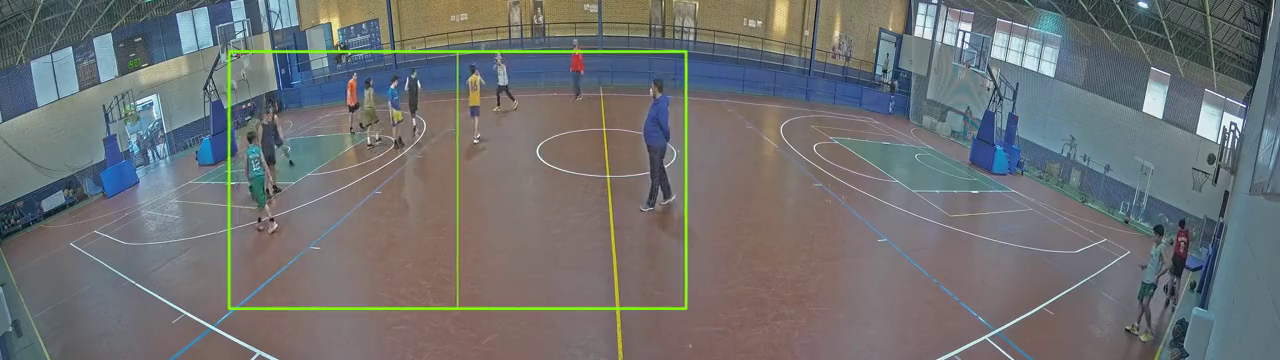
#> input picture frame 45 of site/public/clips/broadcasting_source.mp4, 1280 x 360 px, given in place of spurs_play_fist21.mp4, which was not available
$ python track_ball.py
#> lines starting #> are read from the running program, lines starting #| are printed output that depends on the picture; pictures that were not available may be replaced by others from this repository, and a replacement may not be noted
### EyeBall/KalmanFilter.py
import numpy as np
from scipy.optimize import linear_sum_assignment

class KalmanFilter(object):
    """Kalman Filter class keeps track of the estimated state of
    the system and the variance or uncertainty of the estimate.
    Predict and Correct methods implement the functionality
    Reference: https://en.wikipedia.org/wiki/Kalman_filter
    Attributes: None
    """

    # [82 lines left out: functions __init__, predict, correct, not called in this run]


"""uses code from https://github.com/srianant/kalman_filter_multi_object_tracking"""
class Track(object):
    """Track class for every object to be tracked
    """

    # [13 lines left out: function __init__, not called in this run]


class Tracker(object):
    """Tracker class that updates track vectors of object tracked
    Attributes:
        None
    """

    def __init__(self, dist_thresh, max_frames_to_skip, max_trace_length,
                 trackIdCount):
        """Initialize variable used by Tracker class
        Args:
            dist_thresh: distance threshold. When exceeds the threshold,
                         track will be deleted and new track is created
            max_frames_to_skip: maximum allowed frames to be skipped for
                                the track object undetected
            max_trace_lenght: trace path history length
            trackIdCount: identification of each track object
        Return:
            None
        """
        self.dist_thresh = dist_thresh
        self.max_frames_to_skip = max_frames_to_skip
        self.max_trace_length = max_trace_length
        self.tracks = []
        self.trackIdCount = trackIdCount

    def Update(self, detections):
        """Update tracks vector using following steps:
            - Create tracks if no tracks vector found
            - Calculate cost using sum of square distance
              between predicted vs detected centroids
            - Using Hungarian Algorithm assign the correct
              detected measurements to predicted tracks
              https://en.wikipedia.org/wiki/Hungarian_algorithm
            - Identify tracks with no assignment, if any
            - If tracks are not detected for long time, remove them
            - Now look for un_assigned detects
            - Start new tracks
            - Update KalmanFilter state, lastResults and tracks trace
        Args:
            detections: detected centroids of object to be tracked
        Return:
            None
        """

        # Create tracks if no tracks vector found
        if (len(self.tracks) == 0):
            for i in range(len(detections)):
                track = Track(detections[i], self.trackIdCount)
                self.trackIdCount += 1
                self.tracks.append(track)

        # Calculate cost using sum of square distance between
        # predicted vs detected centroids
        N = len(self.tracks)
        M = len(detections)
        cost = np.zeros(shape=(N, M))   # Cost matrix
        for i in range(len(self.tracks)):
            for j in range(len(detections)):
                try:
                    diff = self.tracks[i].prediction - detections[j]
                    distance = np.sqrt(diff[0][0]*diff[0][0] +
                                       diff[1][0]*diff[1][0])
                    cost[i][j] = distance
                except:
                    pass

        # Let's average the squared ERROR
        cost = (0.5) * cost
        # Using Hungarian Algorithm assign the correct detected measurements
        # to predicted tracks
        assignment = []
        for _ in range(N):
            assignment.append(-1)
        row_ind, col_ind = linear_sum_assignment(cost)
        for i in range(len(row_ind)):
            assignment[row_ind[i]] = col_ind[i]

        # Identify tracks with no assignment, if any
        un_assigned_tracks = []
        for i in range(len(assignment)):
            if (assignment[i] != -1):
                # check for cost distance threshold.
                # If cost is very high then un_assign (delete) the track
                if (cost[i][assignment[i]] > self.dist_thresh):
                    assignment[i] = -1
                    un_assigned_tracks.append(i)
                pass
            else:
                self.tracks[i].skipped_frames += 1

        # If tracks are not detected for long time, remove them
        del_tracks = []
        for i in range(len(self.tracks)):
            if (self.tracks[i].skipped_frames > self.max_frames_to_skip):
                del_tracks.append(i)
        if len(del_tracks) > 0:  # only when skipped frame exceeds max
            for id in del_tracks:
                if id < len(self.tracks):
                    del self.tracks[id]
                    del assignment[id]
                else:
                    print("ERROR: id is greater than length of tracks")

        # Now look for un_assigned detects
        un_assigned_detects = []
        for i in range(len(detections)):
                if i not in assignment:
                    un_assigned_detects.append(i)

        # Start new tracks
        if(len(un_assigned_detects) != 0):
            for i in range(len(un_assigned_detects)):
                track = Track(detections[un_assigned_detects[i]],
                              self.trackIdCount)
                self.trackIdCount += 1
                self.tracks.append(track)

        # Update KalmanFilter state, lastResults and tracks trace
        for i in range(len(assignment)):
            self.tracks[i].KF.predict()

            if(assignment[i] != -1):
                self.tracks[i].skipped_frames = 0
                self.tracks[i].prediction = self.tracks[i].KF.correct(
                                            detections[assignment[i]], 1)
            else:
                self.tracks[i].prediction = self.tracks[i].KF.correct(
                                            np.array([[0], [0]]), 0)

            if(len(self.tracks[i].trace) > self.max_trace_length):
                for j in range(len(self.tracks[i].trace) -
                               self.max_trace_length):
                    del self.tracks[i].trace[j]
            #print(self.tracks[i].prediction)
            self.tracks[i].trace.append(self.tracks[i].prediction)
            self.tracks[i].KF.lastResult = self.tracks[i].prediction

### EyeBall/track_ball.py
# https://www.pyimagesearch.com/2015/09/14/ball-tracking-with-opencv/

from collections import deque
import numpy as np
import cv2
import imutils
import time
from scipy.optimize import linear_sum_assignment
from KalmanFilter import KalmanFilter, Track, Tracker


# define the lower and upper boundaries of the "green" ball in the HSV color space, then initialize the list of tracked points
# ball_steph2: (10, 174, 138), low = (8, 160, 130), high = (12, 180, 150)
# ball_jordan3 = (7, 154, 86) low = (6,145,75), high = (9, 165, 95) https://imagecolorpicker.com/, https://opencv-python-tutroals.readthedocs.io/en/latest/py_tutorials/py_imgproc/py_colorspaces/py_colorspaces.html
ballColorLower = (20,50,110) # (40,130,100) # for 2ktest #(8,150,110) #(3,100,110) # (3,140,75)#(5,140,75)
ballColorUpper = (50,90,160) # (100,200,200) # for 2ktest #(14,255,255)#(10, 170, 95)
ballColorLower_BGR = np.uint8([[list((20, 50, 110))]])  # Lower
ballColorUpper_BGR = np.uint8([[list((90, 255, 255))]])  # Upper

# Convert to HSV
ballColorLower_HSV = cv2.cvtColor(ballColorLower_BGR, cv2.COLOR_BGR2HSV)[0][0]
ballColorUpper_HSV = cv2.cvtColor(ballColorUpper_BGR, cv2.COLOR_BGR2HSV)[0][0]
lower_area = 20 # 350#20
upper_area = 200 # 700#200
dist = 150
frames = 40
trace = 3500

pts = deque(maxlen=64)  # maintain a list of the past N (x, y)-locations of the ball in our video stream. Maintaining such a queue allows us to draw the “contrail” of the ball as its being tracked.

play_name = 'fist21'
video = '/Users/Sameer/Documents/Coding/Muse/EyeBall/videos/spurs_play_'+play_name+'.mp4'
vs = cv2.VideoCapture(video)
hasFrame, frame = vs.read()
#> frame is the input picture: shape (360, 1280, 3); mean B, G, R 113.9, 113.5, 110.8
output_path = '/Users/Sameer/Documents/Coding/Muse/EyeBall/videos/output'+play_name+'_output.mp4'
vid_writer = cv2.VideoWriter(output_path, cv2.VideoWriter_fourcc('M', 'J', 'P', 'G'), 10, (frame.shape[1], frame.shape[0]))

# allow the camera or video file to warm up
time.sleep(2.0)

tracker = Tracker(dist, frames, trace, 1)

count=0 #for counting the frames that have passed since the last pass
counter=0 #for counting the pts in the queue
passcount=0 #for counting passes
startCount=30 #for accounting for the first 30 frames
# keep looping until 'q' is pressed or video ends
while True:
    # grab the current frame
    hasFrame, frame = vs.read()
    possiblePass = False
    # reached the end of the video
    if frame is None:
        break

    gray = cv2.cvtColor(frame, cv2.COLOR_BGR2GRAY)
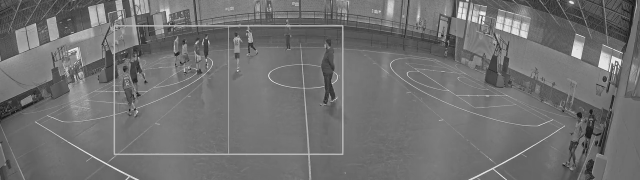
#> gray: shape (360, 1280) (shown at 1/2 size); min 1, max 255, mean 112.7
    # Blur using 3 * 3 kernel.
    gray_blurred = cv2.GaussianBlur(gray, (3, 3), 0) # cv2.blur(gray, (3, 3))

    # resize the frame, blur it, and convert it to the HSV color space
    #frame = imutils.resize(frame, width=1000) # process the frame faster, leading to an increase in FPS
    blurred = cv2.GaussianBlur(frame, (11, 11), 0) # reduce high frequency noise and allow us to focus on the structural objects
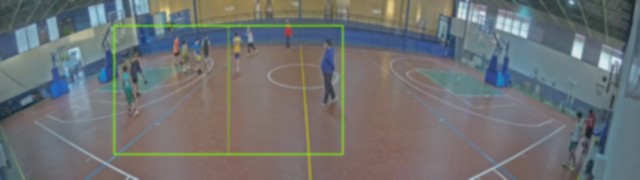
#> blurred: shape (360, 1280, 3) (shown at 1/2 size); mean B, G, R 113.8, 113.5, 110.7
    hsv = cv2.cvtColor(blurred, cv2.COLOR_BGR2HSV)
#> hsv: shape (360, 1280, 3); mean H, S, V 75.1, 53.8, 126.4
    # cv2.imshow("blurred",blurred)
    cv2.imshow("hsv",hsv)
    # construct a mask for the color, then perform a series of dilations and erosions to remove any small blobs left in the mask

    element = None #np.ones((5,5)).astype(np.uint8) # element for morphology, default None
    mask = cv2.inRange(hsv, ballColorLower_HSV, ballColorUpper_HSV) # handles the actual localization of the ball
#> mask: shape (360, 1280); every value is 0
    mask = cv2.erode(mask, element, iterations=2) # erode and dilate to remove small blobs
    mask = cv2.dilate(mask, element, iterations=2)
    cv2.imshow("mask",mask)

    # find contours in the mask and initialize the current (x, y) center of the ball
    cnts = cv2.findContours(mask.copy(), cv2.RETR_EXTERNAL,
        cv2.CHAIN_APPROX_SIMPLE)
#> cnts = 0 contours
    cnts = imutils.grab_contours(cnts)
#> cnts = []
    center = None

    cntr = ([[-1], [-1]])
    # only proceed if at least one contour was found
    if len(cnts) > 0:
        # find the largest contour in the mask, then use it to compute the minimum enclosing circle and centroid

        # detect near-circles in the hsv filtered image
        contour_list = []
        circularity_list = []
        for contour in cnts:
            epsilon = 0.2*cv2.arcLength(contour,True)
            approx = cv2.approxPolyDP(contour,epsilon,True)
            area = cv2.contourArea(contour)
            # Filter based on length and area
            if (1 < len(approx) < 1000) & (upper_area > area > lower_area):

                contour_list.append(contour)
                area = cv2.contourArea(contour)
                perimeter = cv2.arcLength(contour,True)
                circularity = (4*np.pi * area) / (perimeter**2)
                circularity_list.append(circularity)

        cv2.drawContours(frame, contour_list,  -1, (255,0,0), 2)


        # if picking based on circularity
        if contour_list != []:
            most_circ = circularity_list[0]
            c = contour_list[0]
            for i in range(len(circularity_list)):
                if circularity_list[i] > most_circ:
                    most_circ=circularity_list[i]
                    c = contour_list[i]
        else:
            vid_writer.write(frame)
            # show the frame to our screen
            cv2.imshow("Frame", frame)
            cv2.waitKey()
            key = cv2.waitKey(1) & 0xFF

            # if the 'q' key is pressed, stop the loop
            if key == ord("q"):
                break
            continue

        # if picking based on contour area
        #c = max(cnts, key=cv2.contourArea) # largest contour

        ((x, y), radius) = cv2.minEnclosingCircle(c)
        M = cv2.moments(c)
        cX = int(M["m10"] / M["m00"])
        cY = int(M["m01"] / M["m00"])
        center = (int(M["m10"] / M["m00"]), int(M["m01"] / M["m00"]))

        cntr = ([[cX], [cY]])

        # only proceed if the radius meets a minimum size
        #if radius > 10:
            #if c in contour_list:
            # draw the circle and centroid on the frame, then update the list of tracked points
        cv2.circle(frame, (int(x), int(y)), int(radius),
            (0, 255, 255), 2)
        cv2.circle(frame, center, 5, (0, 0, 255), -1)

    # update the points queue
    pts.appendleft(center)
    centers = []
    counter= counter+1
    if(cntr != ([[-1], [-1]])):
        centers.append(cntr)

    tracker.Update(centers)
    if (len(pts) > 0):
        for i in range(len(tracker.tracks)):
            if (True):
                for j in range(len(tracker.tracks[i].trace)-2):
                    # Draw trace line
                    if(i==0):
                        x1 = tracker.tracks[i].trace[j][0][0]     #get the last 3 points of movement
                        y1 = tracker.tracks[i].trace[j][1][0]
                        x2 = tracker.tracks[i].trace[j+1][0][0]
                        y2 = tracker.tracks[i].trace[j+1][1][0]
                        x3 = tracker.tracks[i].trace[j+2][0][0]
                        y3 = tracker.tracks[i].trace[j+2][1][0]
                        thickness = int(np.sqrt(64 / float(i + 1)) )

                        a = np.array([x1,y1]) #organize as points
                        b = np.array([x2,y2])
                        c = np.array([x3,y3])

                        ba = a - b #for angle calculation
                        bc = c - b
                        thickness = int(np.sqrt(64 / float(i + 1)) )#* 2.5)
                        cv2.line(frame, (int(x1),int(y1)), (int(x2),int(y2)), (0, 255, 0), thickness)
                        cosine_angle = np.dot(ba, bc) / (np.linalg.norm(ba) * np.linalg.norm(bc)) #get cosine angle
                        angle = np.arccos(cosine_angle) #get the actual angle in radians
                        angleD = np.degrees(angle) #convert to degrees
                        if((angleD < 60 and angleD > 0) or (angleD < 360 and angleD > 300)): #if the angle b/t the last 3 points is <60 degrees
                            if(count>35 or startCount>0): #if enough frames have passed since last pass was detected (startCount accounts for the beginning 30 frames)
                                print("POSSIBLE PASS MADE")
                                possiblePass = True     #label as possibly a pass
                                count = 0               #reset counter to 0
#> after the loop, count = 0; possiblePass = False
    #detect direction of balls path (https://www.pyimagesearch.com/2015/09/21/opencv-track-object-movement/)
    if tracker.tracks!=[]:
        for i in np.arange(1, len(tracker.tracks[0].trace)):
            # if either of the tracked points are None, ignore
            # them
            if tracker.tracks[0].trace[i - 1] is None or tracker.tracks[0].trace[i] is None:
                continue
            # check to see if enough points have been accumulated in
            # the buffer
            if counter >= 10 and i == 1 and tracker.tracks[0].trace[-10] is not None:
                # compute the difference between the x and y
                # coordinates and re-initialize the direction
                # text variables
                dX = tracker.tracks[0].trace[-10][0] - tracker.tracks[0].trace[i][0] #get the average x and y movement of ball in the past 10 frames
                dY = tracker.tracks[0].trace[-10][1] - tracker.tracks[0].trace[i][1]
                # ensure there is significant movement in the
                # x-direction
                #if(dY>dX):
                #	possiblePass = False

                if np.abs(dX) > 50:
                    dirX = "East" if np.sign(dX) == 1 else "West"
                    #print(dirX)
                # ensure there is significant movement in the
                # y-direction
                if np.abs(dY) > 120:
                    dirY = "North" if np.sign(dY) == 1 else "South"
                    #print(dirY)
                    if(possiblePass==True):
                        possiblePass = False #if the path of the ball in the last 10 frames is >120 pixels of vertical movement, do not count as a pass
                        #print("too vertical")


    if(possiblePass==True):
        passcount = passcount+1 #update the pass count
    count=count+1 #incrememnt for counting frames between passes
#> count = 1
    #print on the pass count on screen
    cv2.putText(frame, "PASSES MADE: " + str(passcount), (50, 50), cv2.FONT_HERSHEY_SIMPLEX, 1, (255, 255, 255), 2)
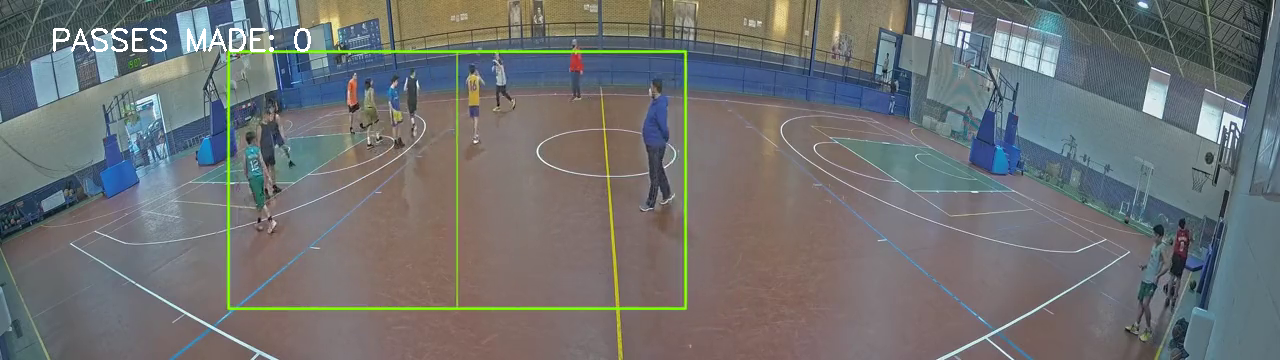
#> frame: shape (360, 1280, 3); mean B, G, R 114.4, 114, 111.4
    vid_writer.write(frame) #writes to a video
    cv2.imshow("Frame", frame)
    cv2.waitKey()
    key = cv2.waitKey(1) & 0xFF
#> (key q is pressed here)
    startCount = startCount-1
    # if the 'q' key is pressed, stop the loop
    if key == ord("q"):
    	break

vid_writer.release()
cv2.destroyAllWindows()

$ run again, starting later in the video
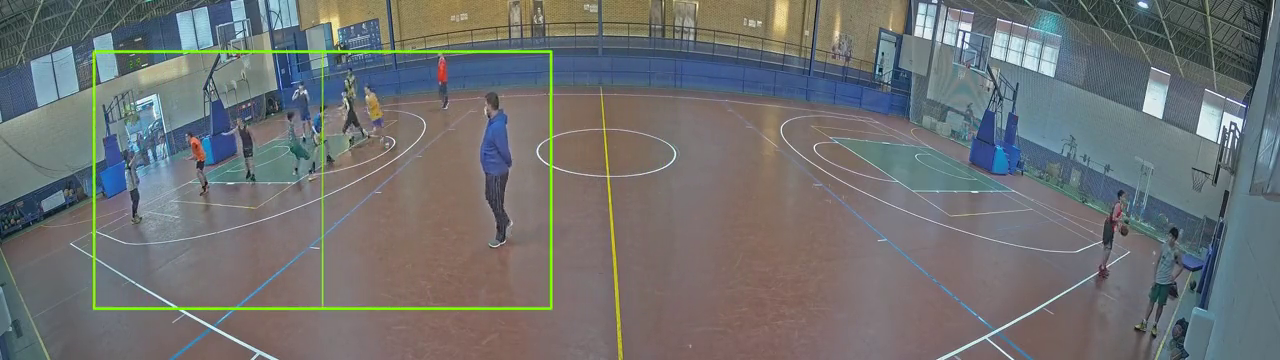
#> input picture frame 202 of site/public/clips/broadcasting_source.mp4, 1280 x 360 px, given in place of spurs_play_fist21.mp4, which was not available
#> frame is the input picture: shape (360, 1280, 3); mean B, G, R 113.8, 113.5, 110.8
#> `blurred = cv2.GaussianBlur(frame, (11, 11), 0)`:
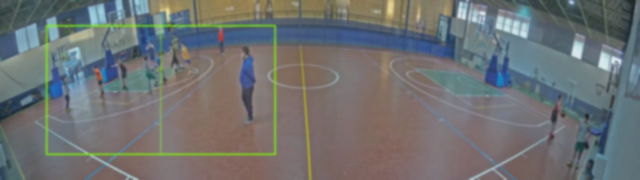
#> blurred: shape (360, 1280, 3) (shown at 1/2 size); mean B, G, R 113.8, 113.5, 110.9
#> hsv: shape (360, 1280, 3); mean H, S, V 75.5, 53.4, 126.4
#> mask: shape (360, 1280); every value is 0
#> `cnts = cv2.findContours(mask.copy(), cv2.RETR_EXTERNAL, cv2.CHAIN_APPR..`: cnts = 0 contours
#> `cnts = imutils.grab_contours(cnts)`: cnts = []
#> after the loop `for i in range(len(tracker.tracks)):`: count = 0; possiblePass = False
#> `count=count+1`: count = 1
#> `cv2.putText(frame, "PASSES MADE: " + str(passcount), (50, 50), cv2.FON..`:
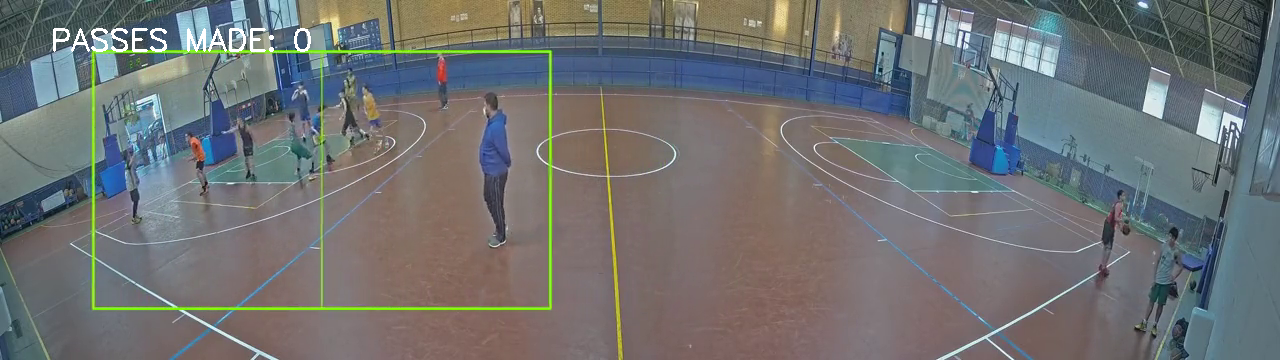
#> frame: shape (360, 1280, 3); mean B, G, R 114.4, 114, 111.5
